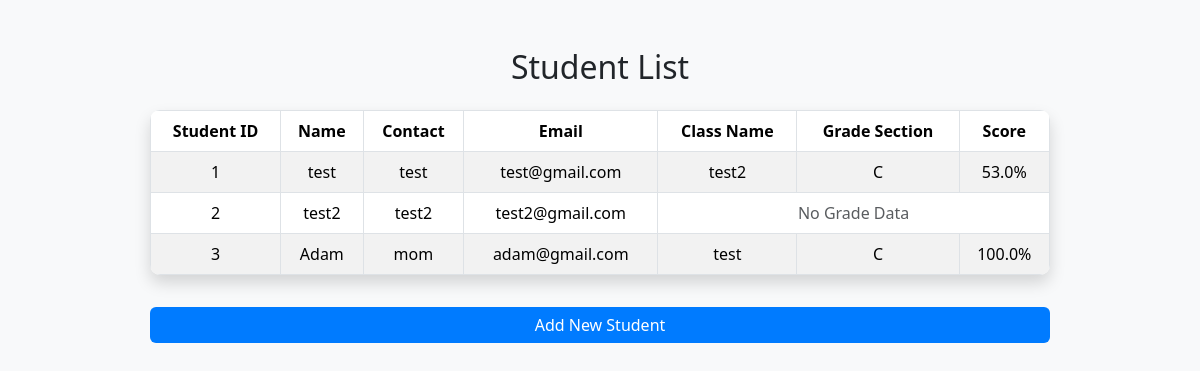
The page /students/ on the database its author committed.
### student_app/models.py (models this page shows, shortened)
class Student(models.Model):
    student_id = models.AutoField(primary_key=True)  # Unique Student ID
    name = models.CharField(max_length=100)
    contact = models.CharField(max_length=15)
    email = models.EmailField(unique=True)

class Grade(models.Model):
    student = models.ForeignKey(Student, on_delete=models.CASCADE)
    subject = models.CharField(max_length=50)  # Class Name
    grade_section = models.CharField(max_length=10)  # Section (e.g., A, B, C)
    score = models.FloatField()  # ✅ Fixed: 'score' now correctly defined

### student_app/views.py (the view)
# urls.py: path('students/', student_list, name='student_list'),
def student_list(request):
    students = Student.objects.all()
    return render(request, 'student_app/student_list.html', {'students': students})

### student_app/templates/student_app/Student_List.html (shortened to what this page needs)
<!DOCTYPE html>
<html lang="en">
<head>
    <link href="https://cdn.jsdelivr.net/npm/bootstrap@5.3.2/dist/css/bootstrap.min.css" rel="stylesheet">
</head>
<body>
    <div class="container mt-5">
        <div class="table-container">
            <h2 class="text-center mb-4">Student List</h2>
            <table class="table table-striped table-bordered shadow">
                <thead>
                    <tr>
                        <th>Student ID</th>
                        <th>Name</th>
                        <th>Contact</th>
                        <th>Email</th>
                        <th>Class Name</th>
                        <th>Grade Section</th>
                        <th>Score</th>
                    </tr>
                </thead>
                <tbody>
                    {% for student in students %}
                    <tr>
                        <td>{{ student.student_id }}</td>
                        <td>{{ student.name }}</td>
                        <td>{{ student.contact }}</td>
                        <td>{{ student.email }}</td>
                        {% if student.grade_set.all %}
                            {% for grade in student.grade_set.all %}
                            <td>{{ grade.subject }}</td>
                            <td>{{ grade.grade_section }}</td>
                            <td>{{ grade.score }}%</td>
                            {% endfor %}
                        {% else %}
                            <td colspan="3" class="text-muted">No Grade Data</td>
                        {% endif %}
                    </tr>
                    {% endfor %}
                </tbody>
            </table>
            <a href="{% url 'add_student' %}" class="btn btn-primary w-100 mt-3">Add New Student</a>
        </div>
    </div>
</body>
</html>

### student_app/templates/student_app/Student_List.html (style rules this page uses)
body { background-color: #f8f9fa; }
.table-container { max-width: 900px; margin: auto; }
.table { border-radius: 10px; overflow: hidden; }
th { background-color: #343a40; color: white; text-align: center; vertical-align: middle; }
td { text-align: center; vertical-align: middle; }
.btn-primary { background-color: #007bff; border: none; }

### rows shown on the page
Student: student_id "1", name "test", contact "test", email "test@gmail.com"
Grade: subject "test2", grade_section "C", score "53.0"
Student: student_id "2", name "test2", contact "test2", email "test2@gmail.com", shows "No Grade Data"
Student: student_id "3", name "Adam", contact "mom", email "adam@gmail.com"
Grade: subject "test", grade_section "C", score "100.0"
